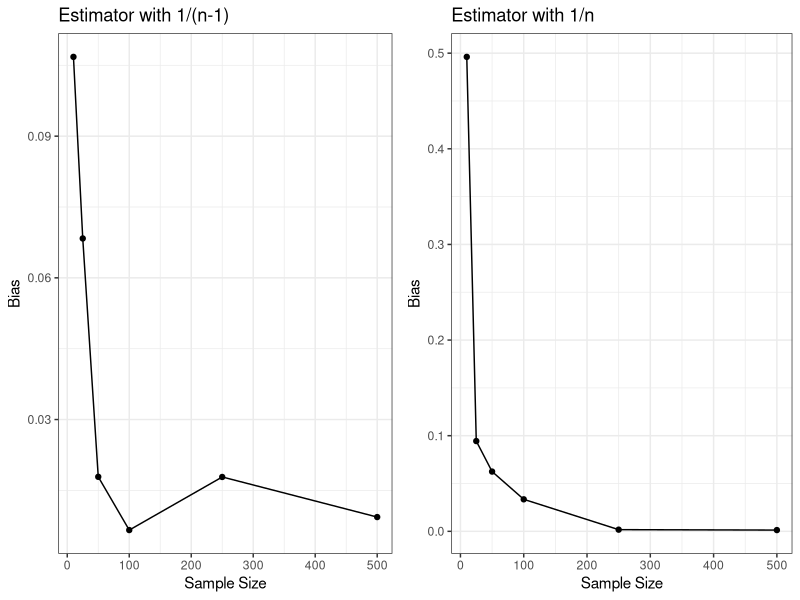
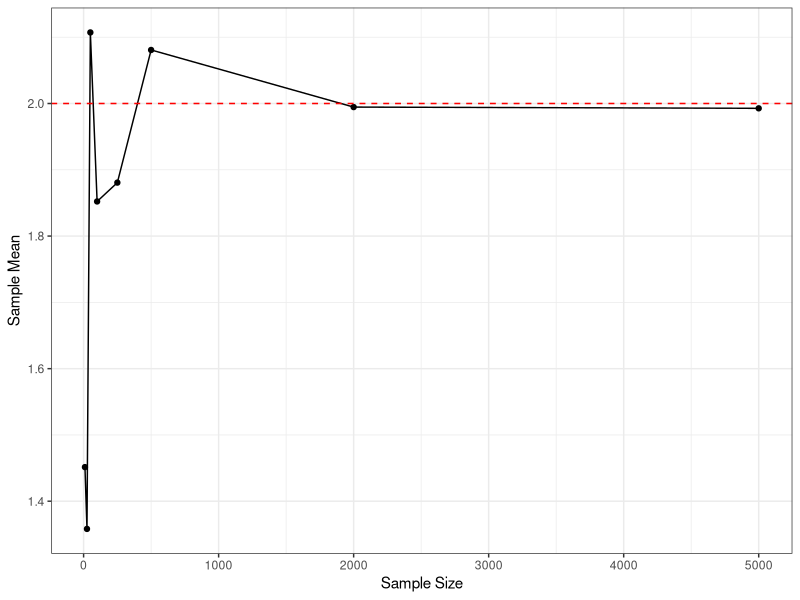
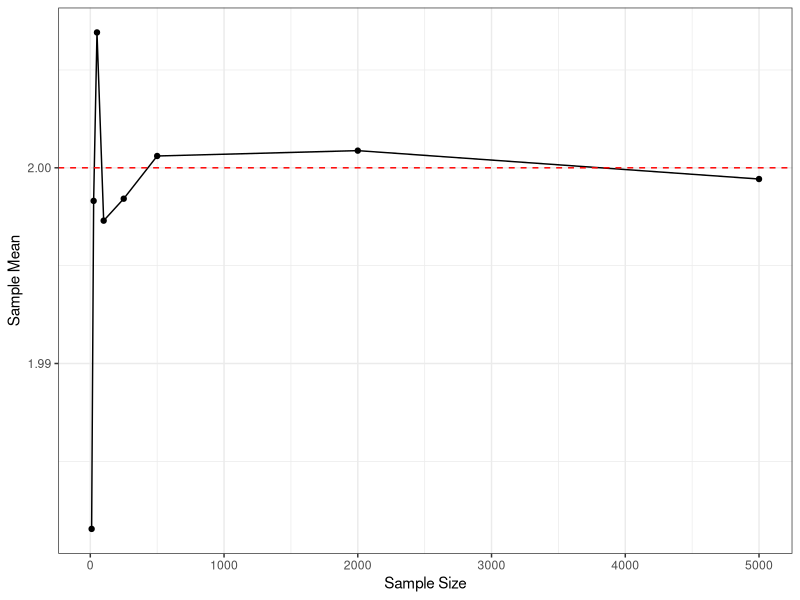
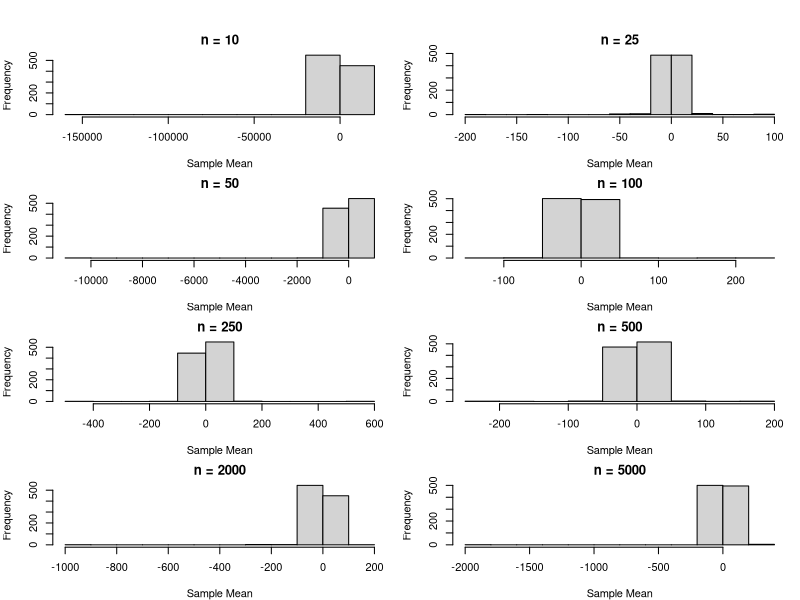

Here is the R script that generated these plots, in order:
## ---- chunk 1
library(gridExtra)
library(tidyverse)
## ---- chunk 2
sample_sizes <- c(10, 25, 50, 100, 250, 500)
bias1 <- c(-0.10678826806544484,
    0.06833937662677236,
    0.01786554261156237,
    0.00658918387687546,
    0.017833469333285557,
    0.009343979802303615)
bias2 <- c(-0.4961094412589002,
    -0.0943941984382981,
    -0.062491768240669376,
    -0.03347670796189295,
    0.001762135455952496,
    0.0013252918426989169)
p1 <- ggplot() + geom_line(aes(x = sample_sizes, y = abs(bias1))) + theme_bw() +
    geom_point(aes(x = sample_sizes, y = abs(bias1))) + xlab("Sample Size") +
    ylab("Bias") + ggtitle("Estimator with 1/(n-1)")
p2 <- ggplot() + geom_line(aes(x = sample_sizes, y = abs(bias2))) + theme_bw() +
    geom_point(aes(x = sample_sizes, y = abs(bias2))) + xlab("Sample Size") +
    ylab("Bias") + ggtitle("Estimator with 1/n")
layout <- rbind(c(1, 2))
grid.arrange(grobs = list(p1, p2), ncol = 2, layout_matrix = layout)
## ---- chunk 3
sample_sizes <- c(10, 25, 50, 100, 250, 500, 2000, 5000)
sample_means <- c(1.4514646540514844,
    1.3582303575806398,
    2.1071993049721427,
    1.8522096761599531,
    1.8806538167920612,
    2.0807505086588307,
    1.994589465050996,
    1.9927118876538945)
ggplot() + geom_line(aes(x = sample_sizes, y = sample_means)) +
    geom_point(aes(x = sample_sizes, y = sample_means)) + theme_bw() +
    geom_hline(yintercept = 2, linetype = "dashed", color = "red") +
    xlab("Sample Size") + ylab("Sample Mean")
## ---- chunk 4
sample_sizes <- c(10, 25, 50, 100, 250, 500, 2000, 5000)
sample_means <- c(1.9815468254059934,
    1.998310349961797,
    2.006918389222844,
    1.997299427922113,
    1.9984219630557318,
    2.0006042993262882,
    2.00087788254416,
    1.9994270486053203)
ggplot() + geom_line(aes(x = sample_sizes, y = sample_means)) +
    geom_point(aes(x = sample_sizes, y = sample_means)) + theme_bw() +
    geom_hline(yintercept = 2, linetype = "dashed", color = "red") +
    xlab("Sample Size") + ylab("Sample Mean")
## ---- chunk 5
df <- read.csv("4b_data.csv", header = FALSE)
sample_sizes <- c(10, 25, 50, 100, 250, 500, 2000, 5000)
par(mfrow = c(4, 2))
par(mar = c(4, 4, 2, 1))  # Set the margin sizes
par(oma = c(0, 0, 2, 0))  # Set the outer margin size
for (i in 1:8) {
    hist(x = as.numeric(unlist(df[i + 1])), xlab = "Sample Mean",
        main = paste0("n = ", sample_sizes[i]))
}
